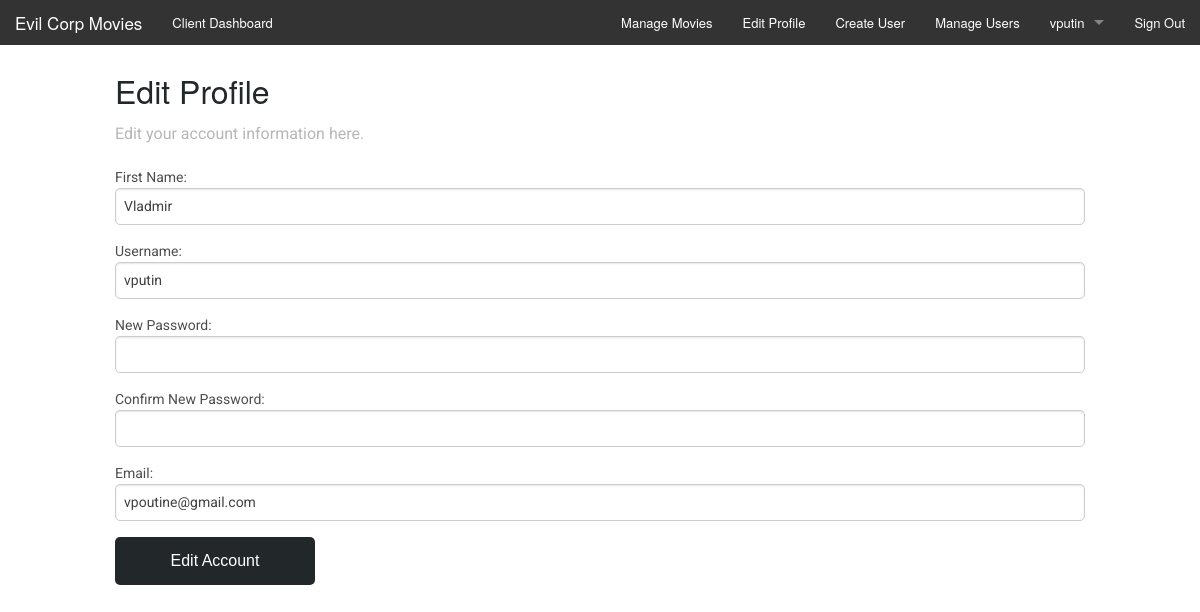
Screenshot of /admin/admin_edituser.php (signed in) with the database file from the repository.
### tables this page shows
CREATE TABLE IF NOT EXISTS `tbl_user` (
  `user_id` mediumint(8) UNSIGNED NOT NULL AUTO_INCREMENT,
  `user_fname` varchar(250) NOT NULL,
  `user_name` varchar(250) NOT NULL,
  `user_pass` varchar(500) NOT NULL,
  `user_email` varchar(250) NOT NULL,
  `user_level` tinyint(3) UNSIGNED NOT NULL,
  `user_ip` varchar(50) NOT NULL DEFAULT 'no',
  `user_last_login` varchar(100) NOT NULL,
  `user_current_login` varchar(100) NOT NULL,
  `user_attempts` tinyint(3) UNSIGNED NOT NULL,
  `user_passtest` varchar(100) NOT NULL,
  PRIMARY KEY (`user_id`)
);

### admin/phpscripts/read.php (called while the page is built, shortened)
<?php
	function getSingle($tbl, $col, $id) {
		include('connect.php');
		$querySingle = "SELECT * FROM {$tbl} WHERE {$col} = {$id}";
		$runSingle = mysqli_query($link, $querySingle);
		if($runSingle) {
			return $runSingle;
		}else{
			$error = "Something broke!";
			return $error;
		}
	}
?>

### admin/admin_edituser.php (the view, shortened to what this page needs)
<?php
	$id = $_SESSION['user_id'];
	$tbl = "tbl_user";
	$col = "user_id";
	$popForm = getSingle($tbl, $col, $id);
	$found_user = mysqli_fetch_array($popForm, MYSQLI_ASSOC);
?>
<!doctype html>
<html class="no-js" lang="en">
  <head>
  <?php include('../includes/head.php'); ?>
  </head>
  <body id="adminIndex">
	<?php include('includes/header.php'); ?>
	<div class="row">
	<div class="small-12 columns" id="userForm">
	<h2>Edit Profile</h2>
	<p>Edit your account information here.</p>
	<form action="admin_edituser.php" method="post">
	<label>First Name:</label>
	<input type="text" name="fname" value="<?php echo $found_user['user_fname']; ?>">
	<label>Username:</label>
	<input type="text" name="username" value="<?php echo $found_user['user_name']; ?>">
	<label>New Password:</label>
	<input type="password" name="password" value="">
  <label>Confirm New Password:</label>
	<input type="password" name="passwordcon" value="">
	<label>Email:</label>
	<input type="text" name="email" value="<?php echo $found_user['user_email']; ?>">
	<input type="submit" name="submit" value="Edit Account" class="submitBut">
	</form>
    </div>
  </div>
</body>
</html>

### admin/css/app.css (style rules this page uses)
body { font-size: 16px; font-family: "Roboto", sans-serif; color: #b7b7b9; background-color: #121518; }
body#adminIndex { background-color: #fff; }
#userForm { margin-top: 20px; }
#userForm h2 { color: #22272a; font-size: 2em; }
#userForm label { margin: 0; padding: 0; cursor: default; }
#userForm input { border-radius: 5px; }
.submitBut { padding: 15px; border: none; width: 200px; background-color: #22272a; color: #fff; cursor: pointer; font-size: 1em; -webkit-transition: all 0.2s ease-in-out; -moz-transition: all 0.2s ease-in-out; -ms-transition: all 0.2s ease-in-out; -o-transition: all 0.2s ease-in-out; transition: all 0.2s ease-in-out; }

### rows the page displays
tbl_user: fname "Vladmir", username "vputin", email "vpoutine@gmail.com"

### other values shown
$_SESSION['user_name'] "vputin"
